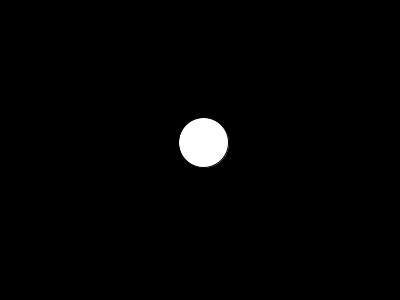
Frame 1 (no input)
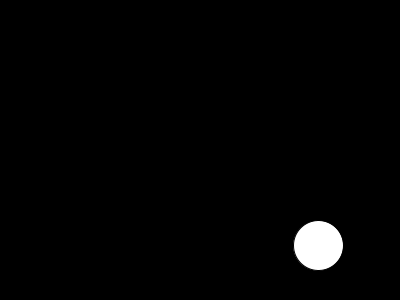
Frame 60 (the mouse pressed at the canvas centre just before this capture)
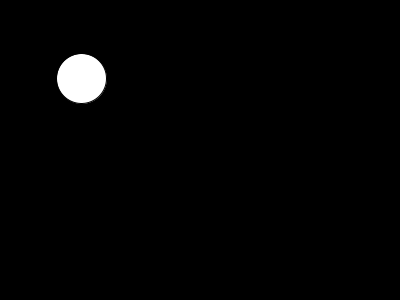
Frame 120 (the mouse held since frame 60 and released just before this capture)

The Processing sketch that drew these frames (run headless with seeded random() and noise(); from frame 60 on, the mouse is pressed at the canvas centre):

// Processing sketch: processing_167880
// ── processing_167880.pde

float pX = 200;
float pY = 140;
float vX = random(2, 5);
float vY = random(2, 5);
int tam = 50;


void setup() {
  size(400, 300);

}

void draw() {
  background(0);


  pX = pX + vX;
  pY = pY + vY;

  if ((pX >= width-25)||(pX < 25)) { 
    vX = -vX;
  } 
  if ((pY >= height-25)|| (pY < 25)) { 
    vY = -vY;
  } 

stroke(0);
  ellipse(pX, pY, tam, tam);

  
}
